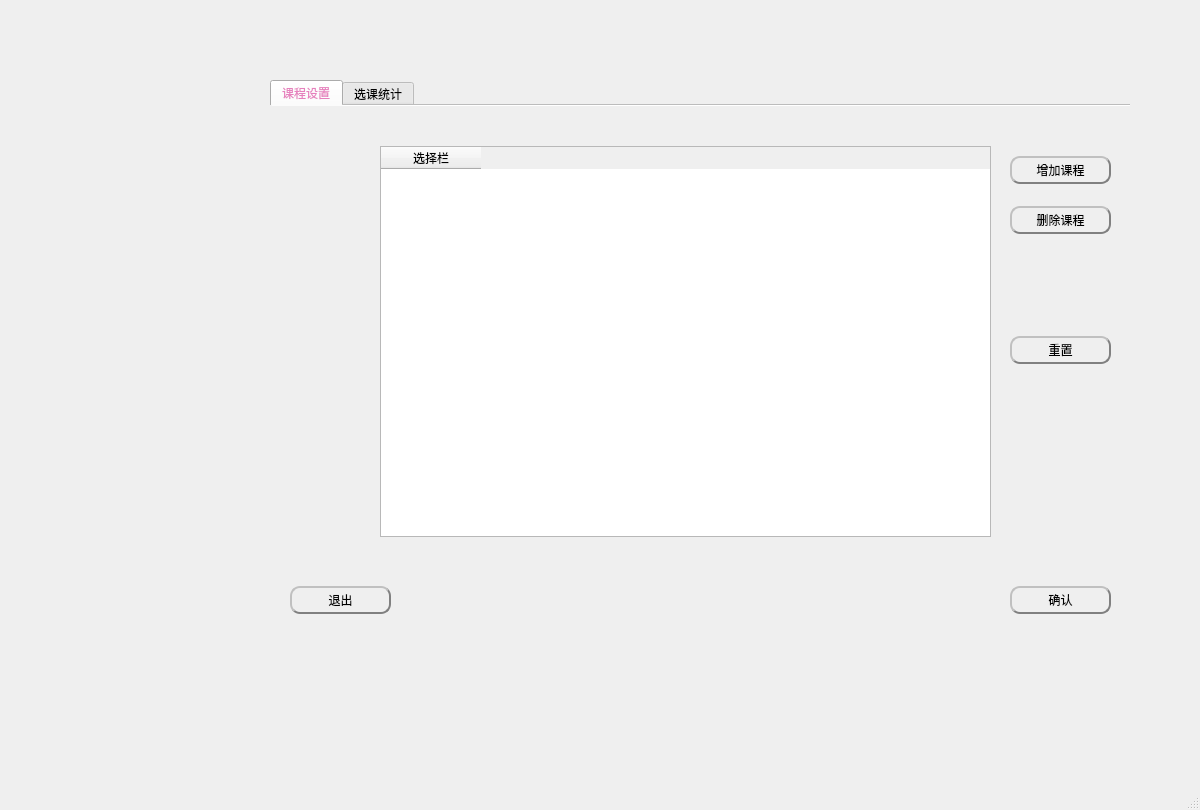
<?xml version="1.0" encoding="UTF-8"?>
<ui version="4.0">
 <class>MainWindow</class>
 <widget class="QMainWindow" name="MainWindow">
  <property name="geometry">
   <rect>
    <x>0</x>
    <y>0</y>
    <width>1200</width>
    <height>810</height>
   </rect>
  </property>
  <property name="minimumSize">
   <size>
    <width>1200</width>
    <height>810</height>
   </size>
  </property>
  <property name="maximumSize">
   <size>
    <width>1200</width>
    <height>810</height>
   </size>
  </property>
  <property name="windowTitle">
   <string>教务管理</string>
  </property>
  <property name="windowIcon">
   <iconset resource="icons.qrc">
    <normaloff>:/1/icons/window_icon.png</normaloff>:/1/icons/window_icon.png</iconset>
  </property>
  <property name="styleSheet">
   <string notr="true">font: 10pt &quot;微软雅黑&quot;;</string>
  </property>
  <widget class="QWidget" name="centralwidget">
   <widget class="QTabWidget" name="tabWidget">
    <property name="geometry">
     <rect>
      <x>270</x>
      <y>80</y>
      <width>860</width>
      <height>560</height>
     </rect>
    </property>
    <property name="minimumSize">
     <size>
      <width>860</width>
      <height>560</height>
     </size>
    </property>
    <property name="maximumSize">
     <size>
      <width>860</width>
      <height>560</height>
     </size>
    </property>
    <property name="styleSheet">
     <string notr="true">QPushButton{border-radius: 10px;border: 2px groove gray;border-style: outset;}
QPushButton:hover{color: #66A3FF;background:qlineargradient(x1: 0, y1: 0, x2: 0, y2: 1,stop: 0 #fafafa, stop: 0.4 #f4f4f4,stop: 0.5 #e7e7e7, stop: 1.0 #fafafa);}
QPushButton:pressed{color: #E680BD;}
QTabBar::tab:hover{color: #66A3FF;background:qlineargradient(x1: 0, y1: 0, x2: 0, y2: 1,stop: 0 #fafafa, stop: 0.4 #f4f4f4,stop: 0.5 #e7e7e7, stop: 1.0 #fafafa);}
QTabBar::tab:selected{color: #E680BD;}</string>
    </property>
    <property name="currentIndex">
     <number>0</number>
    </property>
    <property name="documentMode">
     <bool>true</bool>
    </property>
    <widget class="QWidget" name="tab">
     <attribute name="icon">
      <iconset resource="icons.qrc">
       <normaloff>:/1/icons/设置.png</normaloff>:/1/icons/设置.png</iconset>
     </attribute>
     <attribute name="title">
      <string>课程设置</string>
     </attribute>
     <widget class="QPushButton" name="confirm_course_admin_button">
      <property name="geometry">
       <rect>
        <x>740</x>
        <y>480</y>
        <width>101</width>
        <height>28</height>
       </rect>
      </property>
      <property name="text">
       <string>确认</string>
      </property>
      <property name="icon">
       <iconset resource="icons.qrc">
        <normaloff>:/1/icons/确认.png</normaloff>:/1/icons/确认.png</iconset>
      </property>
     </widget>
     <widget class="QTableWidget" name="admin_setcourse_tableWidget">
      <property name="geometry">
       <rect>
        <x>110</x>
        <y>40</y>
        <width>611</width>
        <height>391</height>
       </rect>
      </property>
      <column>
       <property name="text">
        <string>选择栏</string>
       </property>
       <property name="icon">
        <iconset resource="icons.qrc">
         <normaloff>:/1/icons/选择.png</normaloff>:/1/icons/选择.png</iconset>
       </property>
      </column>
     </widget>
     <widget class="QPushButton" name="admin_add_button">
      <property name="geometry">
       <rect>
        <x>740</x>
        <y>50</y>
        <width>101</width>
        <height>28</height>
       </rect>
      </property>
      <property name="text">
       <string>增加课程</string>
      </property>
      <property name="icon">
       <iconset resource="icons.qrc">
        <normaloff>:/1/icons/增加课程.png</normaloff>:/1/icons/增加课程.png</iconset>
      </property>
     </widget>
     <widget class="QPushButton" name="admin_del_button">
      <property name="geometry">
       <rect>
        <x>740</x>
        <y>100</y>
        <width>101</width>
        <height>28</height>
       </rect>
      </property>
      <property name="text">
       <string>删除课程</string>
      </property>
      <property name="icon">
       <iconset resource="icons.qrc">
        <normaloff>:/1/icons/减少课程.png</normaloff>:/1/icons/减少课程.png</iconset>
      </property>
     </widget>
     <widget class="QPushButton" name="back_admin_button">
      <property name="geometry">
       <rect>
        <x>20</x>
        <y>480</y>
        <width>101</width>
        <height>28</height>
       </rect>
      </property>
      <property name="text">
       <string>退出</string>
      </property>
      <property name="icon">
       <iconset resource="icons.qrc">
        <normaloff>:/1/icons/exit.png</normaloff>:/1/icons/exit.png</iconset>
      </property>
     </widget>
     <widget class="QPushButton" name="admin_reset_button">
      <property name="geometry">
       <rect>
        <x>740</x>
        <y>230</y>
        <width>101</width>
        <height>28</height>
       </rect>
      </property>
      <property name="text">
       <string>重置</string>
      </property>
      <property name="icon">
       <iconset resource="icons.qrc">
        <normaloff>:/1/icons/重置.png</normaloff>:/1/icons/重置.png</iconset>
      </property>
     </widget>
    </widget>
    <widget class="QWidget" name="tab_2">
     <attribute name="icon">
      <iconset resource="icons.qrc">
       <normaloff>:/1/icons/统计.png</normaloff>:/1/icons/统计.png</iconset>
     </attribute>
     <attribute name="title">
      <string>选课统计</string>
     </attribute>
     <widget class="QPushButton" name="update_admin_button">
      <property name="geometry">
       <rect>
        <x>370</x>
        <y>50</y>
        <width>93</width>
        <height>28</height>
       </rect>
      </property>
      <property name="text">
       <string>更新</string>
      </property>
      <property name="icon">
       <iconset resource="icons.qrc">
        <normaloff>:/1/icons/更新.png</normaloff>:/1/icons/更新.png</iconset>
      </property>
     </widget>
     <widget class="QTableWidget" name="admin_display_tableWidget">
      <property name="geometry">
       <rect>
        <x>0</x>
        <y>110</y>
        <width>851</width>
        <height>421</height>
       </rect>
      </property>
      <row>
       <property name="text">
        <string>1班</string>
       </property>
      </row>
      <row>
       <property name="text">
        <string>2班</string>
       </property>
      </row>
      <row>
       <property name="text">
        <string>3班</string>
       </property>
      </row>
      <row>
       <property name="text">
        <string>4班</string>
       </property>
      </row>
      <row>
       <property name="text">
        <string>总人数</string>
       </property>
      </row>
     </widget>
    </widget>
   </widget>
   <widget class="QLabel" name="label">
    <property name="geometry">
     <rect>
      <x>70</x>
      <y>70</y>
      <width>201</width>
      <height>231</height>
     </rect>
    </property>
    <property name="text">
     <string/>
    </property>
    <property name="pixmap">
     <pixmap resource="icons.qrc">:/1/icons/管理员.png</pixmap>
    </property>
   </widget>
  </widget>
  <widget class="QMenuBar" name="menubar">
   <property name="geometry">
    <rect>
     <x>0</x>
     <y>0</y>
     <width>1200</width>
     <height>29</height>
    </rect>
   </property>
  </widget>
  <widget class="QStatusBar" name="statusbar"/>
 </widget>
 <tabstops>
  <tabstop>confirm_course_admin_button</tabstop>
  <tabstop>update_admin_button</tabstop>
  <tabstop>admin_display_tableWidget</tabstop>
 </tabstops>
 <resources>
  <include location="icons.qrc"/>
 </resources>
 <connections/>
</ui>
